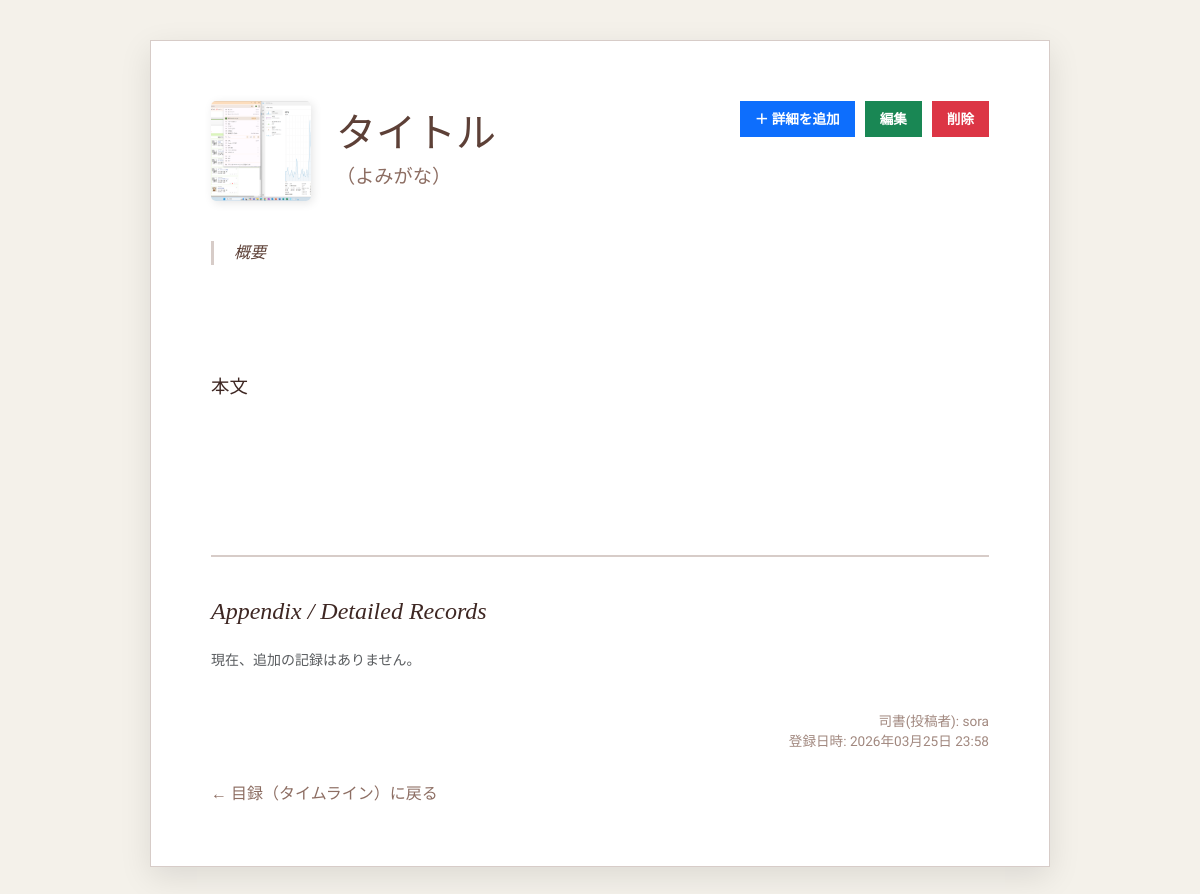
The app's page /testApp/post/27/ with its own data.
### testApp/models.py (models this page shows, shortened)
class Post(models.Model):
    title = models.CharField(max_length=200)
    title_kana = models.CharField(max_length=200, verbose_name="記事タイトルのよみがな", blank=True, null=True)
    summary = models.TextField(max_length=250, verbose_name="概要", blank=True, null=True)
    content = models.TextField()
    author = models.ForeignKey(User, on_delete=models.CASCADE)
    created_at = models.DateTimeField(auto_now_add=True)
    parent = models.ForeignKey('self', on_delete=models.CASCADE, null=True, blank=True, related_name='replies')
    image = models.ImageField(upload_to='images/', blank=True, null=True)

### testApp/views.py (the view, shortened to what this page needs)
# urls.py: path('post/<int:pk>/', views.post_detail, name='post_detail'),
def post_detail(request, pk):
    parent_post = get_object_or_404(Post, pk=pk)
    child_posts = parent_post.replies.all().order_by('created_at')
    return render(request, 'post_detail.html', {'post': parent_post, 'child_posts': child_posts})

### templates/post_detail.html (shortened to what this page needs)
<!DOCTYPE html>
<html lang="ja">
<head>
    <link href="https://cdn.jsdelivr.net/npm/bootstrap@5.3.0/dist/css/bootstrap.min.css" rel="stylesheet">
</head>
<body>
<div class="container">
    <div class="book-page">
        <div class="action-header">
            <div class="title-section d-flex align-items-center">
                {% if post.image %}
                    <img src="{{ post.image.url }}" style="width: 100px; height: 100px; object-fit: cover; border-radius: 5px; margin-right: 25px; box-shadow: 2px 2px 10px rgba(0,0,0,0.1);">
                {% endif %}
                <div>
                    <h1>{{ post.title }}</h1>
                    <div class="title-kana">（{{ post.title_kana }}）</div>
                </div>
            </div>
            <div class="btn-group-library">
                <a href="{% url 'add_sub_content' post.pk %}" class="btn btn-primary btn-lib">＋ 詳細を追加</a>
                <a href="{% url 'edit_post' post.pk %}" class="btn btn-success btn-lib">編集</a>
                <form action="{% url 'delete_post' post.pk %}" method="POST" onsubmit="return confirm('削除しますか？');" style="display: inline;">
                    <button type="submit" class="btn btn-danger btn-lib">削除</button>
                </form>
            </div>
        </div>
        <div class="summary-box">
            {{ post.summary }}
        </div>
        <div class="main-content">
            {{ post.content|linebreaks }}
        </div>
        <div class="sub-content-section">
            <h4 class="mb-4" style="font-family: 'Playfair Display', serif; font-style: italic;">Appendix / Detailed Records</h4>
            {% for sub in post.sub_contents.all %}
                <div class="sub-content-card">
                    <div class="sub-content-header" onclick="toggleSubContent(this)">
                        <span class="fw-bold">{{ sub.title }}</span>
                        <span class="text-muted small">開く / 閉じる</span>
                    </div>
                    <div class="sub-content-body" style="display: none;">
                        <p style="white-space: pre-wrap;">{{ sub.content }}</p>
                        <div class="d-flex justify-content-between align-items-center mt-3">
                            <small class="text-muted">記録日: {{ sub.created_at|date:"Y/m/d H:i" }}</small>
                            <div>
                                <a href="{% url 'edit_sub_content' sub.pk %}" class="btn btn-sm btn-outline-success border-0">編集</a>
                                <form action="{% url 'delete_sub_content' sub.pk %}" method="POST" class="d-inline">
                                    {% csrf_token %}
                                    <button type="submit" class="btn btn-sm btn-outline-danger border-0">削除</button>
                                </form>
                            </div>
                        </div>
                    </div>
                </div>
            {% empty %}
                <p class="text-muted small italic">現在、追加の記録はありません。</p>
            {% endfor %}
        </div>
        <div class="footer-info">
            司書(投稿者): {{ post.author.username }} <br>
            登録日時: {{ post.created_at|date:"Y年m月d日 H:i" }}
        </div>
        <a href="{% url 'timeline' %}" class="back-link">← 目録（タイムライン）に戻る</a>
    </div>
</div>
</body>
</html>

### templates/post_detail.html (style rules this page uses)
body { background-color: #f4f1ea; background-image: url('https://www.transparenttextures.com/patterns/paper.png'); font-family: 'Sawarabi Mincho', serif; color: #3e2723; padding-bottom: 60px; }
.book-page { background: #fff; max-width: 900px; margin: 40px auto; padding: 60px; box-shadow: 0 10px 30px rgba(0,0,0,0.1); border: 1px solid #d7ccc8; position: relative; }
.action-header { display: flex; justify-content: space-between; align-items: flex-start; margin-bottom: 40px; }
.title-section h1 { font-size: 2.5rem; margin: 0; color: #5d4037; }
.title-kana { font-size: 1.2rem; color: #8d6e63; margin-top: 5px; }
.btn-group-library { display: flex; gap: 10px; }
.btn-lib { border-radius: 0; font-size: 0.85rem; padding: 8px 15px; font-weight: bold; border: none; }
.summary-box { font-style: italic; border-left: 3px solid #d7ccc8; padding-left: 20px; margin: 30px 0; color: #5d4037; }
.main-content { font-size: 1.15rem; line-height: 2; white-space: pre-wrap; margin-bottom: 50px; }
.sub-content-section { margin-top: 60px; border-top: 2px double #d7ccc8; padding-top: 40px; }
.footer-info { font-size: 0.85rem; color: #a1887f; text-align: right; margin-top: 40px; }
.back-link { display: inline-block; margin-top: 30px; color: #8d6e63; text-decoration: none; }

### records on screen
Post: image (picture), title "タイトル", title_kana "よみがな", summary "概要", content "本文", author.username "sora", created_at "2026年03月25日 23:58"
